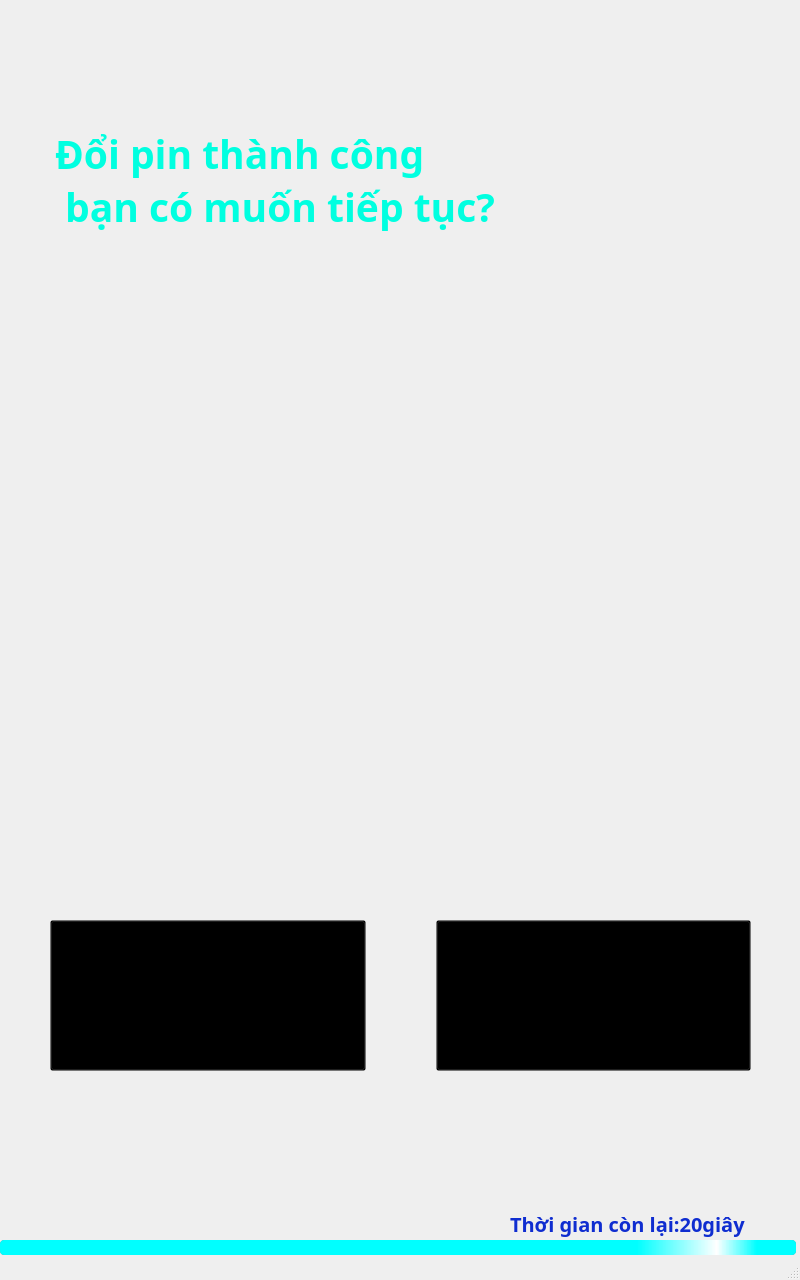
<?xml version="1.0" encoding="UTF-8"?>
<ui version="4.0">
 <class>Continue</class>
 <widget class="QMainWindow" name="Continue">
  <property name="geometry">
   <rect>
    <x>0</x>
    <y>0</y>
    <width>800</width>
    <height>1280</height>
   </rect>
  </property>
  <property name="windowTitle">
   <string>MainWindow</string>
  </property>
  <property name="styleSheet">
   <string notr="true">#centralwidget{
border-image: url(:/img/UI/images/Custom Size – 9.png);
}</string>
  </property>
  <widget class="QWidget" name="centralwidget">
   <widget class="QWidget" name="horizontalLayoutWidget">
    <property name="geometry">
     <rect>
      <x>50</x>
      <y>920</y>
      <width>701</width>
      <height>151</height>
     </rect>
    </property>
    <layout class="QHBoxLayout" name="horizontalLayout">
     <property name="spacing">
      <number>0</number>
     </property>
     <item>
      <widget class="QPushButton" name="btnCancel">
       <property name="sizePolicy">
        <sizepolicy hsizetype="Preferred" vsizetype="Preferred">
         <horstretch>0</horstretch>
         <verstretch>0</verstretch>
        </sizepolicy>
       </property>
       <property name="styleSheet">
        <string notr="true">background: transparent;
background-image: url(:/img/UI/images/SELEX SBS icon/Group 395.png);
background-repeat: no-repeat;
text-decoration: none;
background-position:left top;
background-position: center;</string>
       </property>
       <property name="text">
        <string/>
       </property>
      </widget>
     </item>
     <item>
      <spacer name="horizontalSpacer">
       <property name="orientation">
        <enum>Qt::Horizontal</enum>
       </property>
       <property name="sizeType">
        <enum>QSizePolicy::Fixed</enum>
       </property>
       <property name="sizeHint" stdset="0">
        <size>
         <width>70</width>
         <height>19</height>
        </size>
       </property>
      </spacer>
     </item>
     <item>
      <widget class="QPushButton" name="btnContinue">
       <property name="sizePolicy">
        <sizepolicy hsizetype="Preferred" vsizetype="Preferred">
         <horstretch>0</horstretch>
         <verstretch>0</verstretch>
        </sizepolicy>
       </property>
       <property name="styleSheet">
        <string notr="true">background: transparent;
background-image: url(:/img/UI/images/SELEX SBS icon/Group 371.png);
background-repeat: no-repeat;
text-decoration: none;
background-position:left top;
background-position: center;</string>
       </property>
       <property name="text">
        <string/>
       </property>
      </widget>
     </item>
    </layout>
   </widget>
   <widget class="QProgressBar" name="timeoutBar">
    <property name="geometry">
     <rect>
      <x>0</x>
      <y>1240</y>
      <width>800</width>
      <height>15</height>
     </rect>
    </property>
    <property name="styleSheet">
     <string notr="true">QProgressBar::chunk {
	background-color: 	qlineargradient( x1: 0, y1 : 0, x2: 1,  y2: 0, stop:0.8 cyan, stop:0.9 white, stop: 0.95 cyan );		
	border-radius:4px;
}
QProgressBar {
	border: 0px; 
	border-radius: 4px;
	background: rgb(136, 138, 133); 
	padding: 0px; 
	margin-right: 4px;
}</string>
    </property>
    <property name="maximum">
     <number>20000</number>
    </property>
    <property name="value">
     <number>20000</number>
    </property>
    <property name="textVisible">
     <bool>false</bool>
    </property>
   </widget>
   <widget class="QLabel" name="lblIconInform">
    <property name="geometry">
     <rect>
      <x>340</x>
      <y>410</y>
      <width>140</width>
      <height>140</height>
     </rect>
    </property>
    <property name="styleSheet">
     <string notr="true">image: url(:/img/UI/images/SELEX SBS icon/done.png);</string>
    </property>
    <property name="text">
     <string/>
    </property>
   </widget>
   <widget class="QLabel" name="lblTextInform">
    <property name="geometry">
     <rect>
      <x>55</x>
      <y>110</y>
      <width>691</width>
      <height>141</height>
     </rect>
    </property>
    <property name="font">
     <font>
      <family>UTM BryantLG</family>
      <pointsize>29</pointsize>
      <weight>75</weight>
      <italic>false</italic>
      <bold>true</bold>
     </font>
    </property>
    <property name="styleSheet">
     <string notr="true">QLabel {
qproperty-alignment: AlignCenter;
color: rgb(0, 255, 224);
}</string>
    </property>
    <property name="text">
     <string>Đổi pin thành công
 bạn có muốn tiếp tục?</string>
    </property>
   </widget>
   <widget class="QLabel" name="labelCountDowTimeout">
    <property name="geometry">
     <rect>
      <x>510</x>
      <y>1208</y>
      <width>281</width>
      <height>31</height>
     </rect>
    </property>
    <property name="font">
     <font>
      <family>UTM BryantLG</family>
      <pointsize>15</pointsize>
      <weight>75</weight>
      <bold>true</bold>
     </font>
    </property>
    <property name="styleSheet">
     <string notr="true">color: rgb(15, 45, 208);</string>
    </property>
    <property name="text">
     <string>Thời gian còn lại:20giây</string>
    </property>
   </widget>
  </widget>
  <widget class="QStatusBar" name="statusbar"/>
 </widget>
 <resources/>
 <connections/>
</ui>
